Frame 1 (no input): blank canvas, image omitted
Frame 60 (the mouse pressed at the canvas centre just before this capture): blank canvas, image omitted
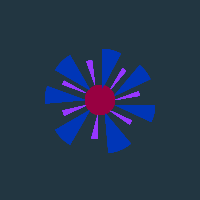
Frame 120 (the mouse held since frame 60 and released just before this capture)

The Processing sketch whose frames 1 and 60 were blank and that drew this single picture after the mouse press (run headless with seeded random() and noise(); from frame 60 on, the mouse is pressed at the canvas centre):

// Processing sketch: processing_100394
// ── processing_100394.pde

int x =0;
int y= 0;


void setup(){
background(34,54,65);
size(200,200);
noStroke();
}

void draw(){
fill(34+y,54-x,65);
ellipse(100,100,30,30);
fill(34-x,54,65+y);
arc(90,110,80,80,radians(120),radians(150));
arc(85,100,80,80,radians(175),radians(200));
arc(90,90,80,80,radians(210),radians(240));
arc(102,89,80,80,radians(270),radians(298));
arc(114,96,80,80,radians(310),radians(335));
arc(115,105,80,80,radians(360),radians(385));
arc(105,113,80,80,radians(50),radians(85));
fill(34+y,54,65+(x*y));
arc(86,93,50,50,radians(200),radians(209));
arc(95,85,50,50,radians(250),radians(263));
arc(110,90,50,50,radians(300),radians(310));
arc(109,110,50,50,radians(25),radians(35));
arc(98,114,50,50,radians(90),radians(105));
arc(87,105,50,50,radians(155),radians(167));
arc(115,100,50,50,radians(340),radians(350));
if(mousePressed==true){
y=y+2;
x =x+5;
}


}
